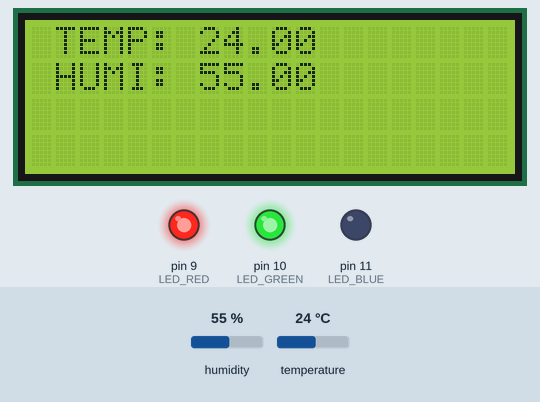
Recording of a sketch running on a simulated Arduino Uno, built with avr-gcc and run on an emulated ATmega328P. On the bench: 20×4 character LCD, output pins drawn as LEDs (lit = HIGH). The test bench sets the inputs (shaded band); at power-on: humidity 55 %, temperature 24 °C. What the sketch prints to the serial monitor is not drawn.

Above: at 1.2 s.
1.3 s: humidity set to 36 %
At 3.8 s:
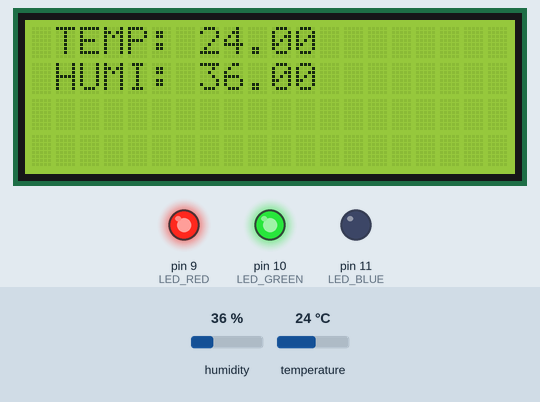
5.3 s: humidity set to 33 %
At 6.7 s:
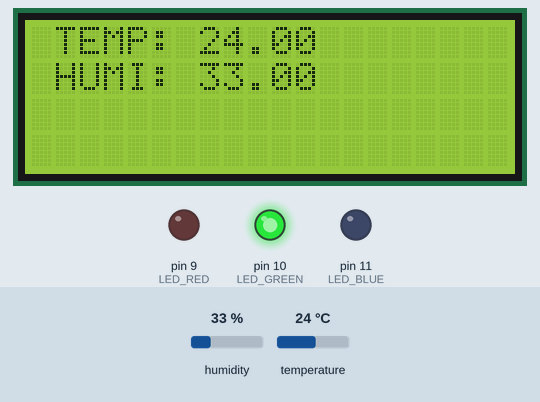
9.3 s: temperature set to 27 °C
At 10.7 s:
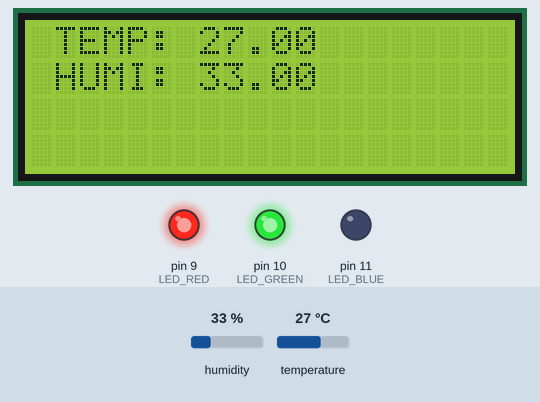
13.3 s: temperature set to 29 °C
17.3 s: temperature set to 32 °C
At 19.3 s:
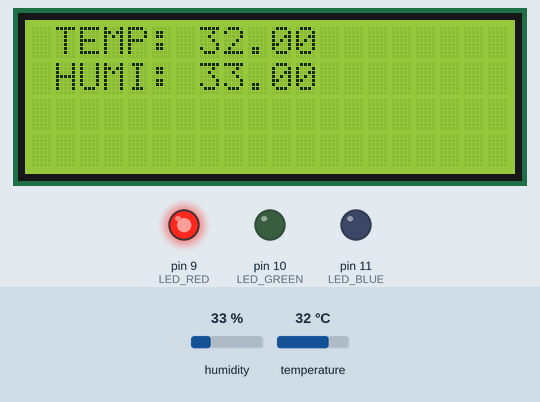
Timing chart, 0 to 20.8 s (numbered marks = the images above; inputs shaded):
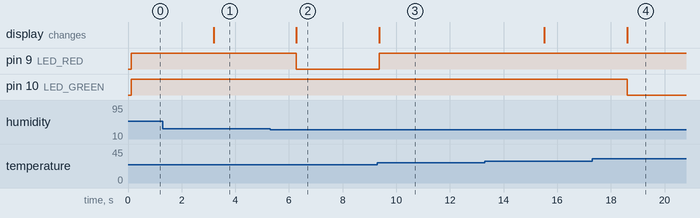

Measured:
- the behaviour switches between 35 and 34 % on humidity (found by bisection; images 1 and 2)
- the behaviour switches between 25 and 26 °C on temperature (found by bisection; images 2 and 3)
- the behaviour switches between 30 and 31 °C on temperature (found by bisection; images 3 and 4)
- after the input at 1.3 s, the display: changes after 1.9 s (image 1)
- after the input at 5.3 s, pin 9 (LED_RED): HIGH → LOW after 0.98 s; the display: changes after 0.98 s (image 2)
- after the input at 9.3 s, pin 9 (LED_RED): LOW → HIGH after 0.06 s; the display: changes after 0.06 s (image 3)
- after the input at 17.3 s, pin 10 (LED_GREEN): HIGH → LOW after 1.3 s; the display: changes after 1.3 s (image 4)

The sketch:

tempLCD.ino
```cpp
#include "DHT.h"
#include <Wire.h>
#include <LiquidCrystal_I2C.h>

#define LED_RED 9
#define LED_GREEN 10
#define LED_BLUE 11

#define DHTPIN 3
#define DHTTYPE DHT11

DHT dht(DHTPIN, DHTTYPE);
LiquidCrystal_I2C lcd(0x27,20,4);

void setup() {
  Serial.begin(9600);
  dht.begin();
  lcd.init();
  lcd.backlight();
  pinMode(LED_RED,OUTPUT);
  pinMode(LED_GREEN,OUTPUT);
  pinMode(LED_BLUE,OUTPUT);
}

void loop() {
  float humi = dht.readHumidity();
  float temp = dht.readTemperature();

  Serial.print(temp); Serial.print(" C ");
  Serial.print(" ");
  Serial.print(humi); Serial.println(" %");

  lcd.clear();
  lcd.setCursor(0,0);
  lcd.print(" TEMP: ");
  lcd.print(temp);
  lcd.setCursor(0,1);
  lcd.print(" HUMI: ");
  lcd.print(humi);

  float di = (1.8 * temp) - (0.55 * (1 - humi /100.0) * (1.8 * temp - 26)) + 32;
  Serial.print(" discomfort index: ");
  Serial.println(di);

  if(di <= 69)
  {
    digitalWrite(LED_RED,LOW);
    digitalWrite(LED_GREEN,HIGH);
    digitalWrite(LED_BLUE,LOW);
  }
  else if(di >= 70 && di <= 75)
  {
    digitalWrite(LED_RED,HIGH);
    digitalWrite(LED_GREEN,HIGH);
    digitalWrite(LED_BLUE,LOW);
  }
  else if(di >= 76)
  {
    digitalWrite(LED_RED,HIGH);
    digitalWrite(LED_GREEN,LOW);
    digitalWrite(LED_BLUE,LOW);
  }

  delay(1500);
}
```
